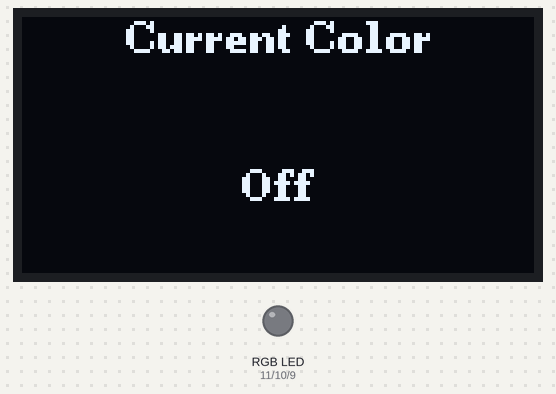
Bench run of a sketch on a simulated Arduino Uno, built with avr-gcc and run on an emulated ATmega328P. On the bench: 128×64 one-colour display, an RGB LED mixed from three pins (HIGH = lit). Dim RGB values are drawn brighter than linear; what the sketch prints to the serial monitor is not drawn.

Above: at 1.1 s.
At 9.4 s:
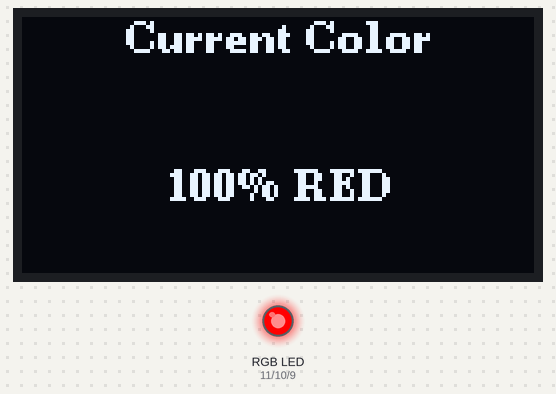
At 11.4 s:
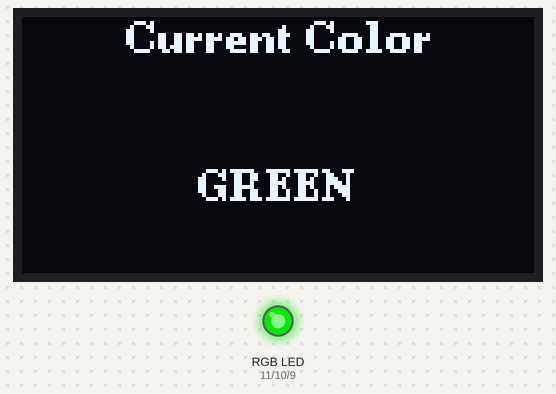
At 13.5 s:
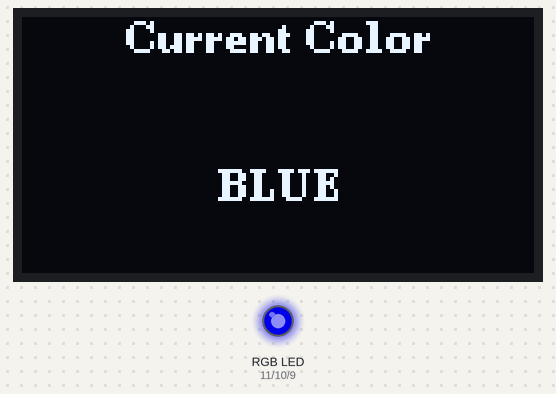
At 19.6 s:
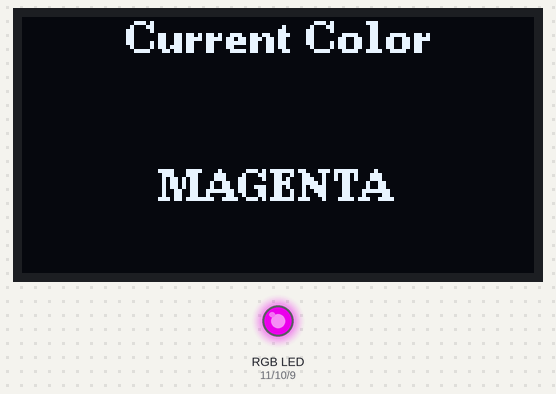
At 38.2 s:
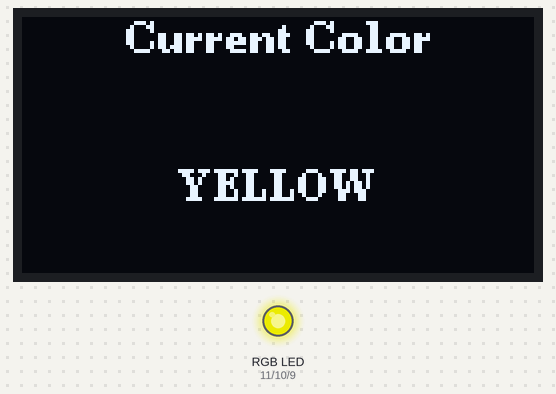
Timing chart, 0 to 39.7 s (numbered marks = the images above):
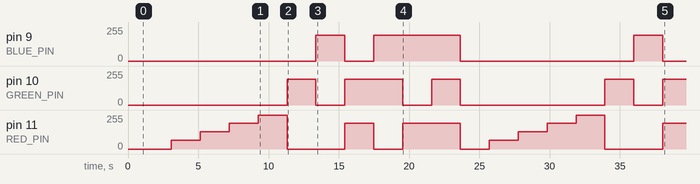

Measured:
- by itself, pin 9 (BLUE_PIN): goes 192/255 2.1 s, 0/255 2.1 s, 192/255 6.2 s, 0/255 12.3 s, 192/255 2.1 s, then 0/255
- by itself, pin 10 (GREEN_PIN): 0/255 → 192/255 at 11.3 s, → 0/255 2.1 s later, → 192/255 2.1 s later, → 0/255 4.1 s later, … (9 changes in this stretch)
- by itself, pin 11 (RED_PIN): 0/255 → 64/255 at 3.1 s, → 128/255 2.1 s later, → 192/255 2.1 s later, → 255/255 2.1 s later, … (15 changes in this stretch)
- what the display in image 0 shows lasts 2.0 s, from 1.1 s to 3.1 s

The sketch:

day8_serial_monitor_OLED.ino
```cpp
/*
 * 30 Days - Lost in Space
 * Day 8 - Adding some color to this dark place
 *
 * Learn more at https://learn.inventr.io/adventure
 *
 * Previously we have used different color LEDs with our HERO, but when we require
 * more output, or desire a color different from the available colors we use a more
 * flexible "RGB LED".  RGB LEDs have a red, a green and a blue LED packaged into a
 * single LED package.  By using something called Pulse Width Modulation (PWM) we
 * can vary the intensity of each LED and come up a wide variety of colors.
 *
 * Alex Eschenauer
 * David Schmidt
 * Greg Lyzenga
 */

/*
 * Arduino concepts introduced/documented in this lesson.
 * - analogWrite(): Used to control a PWM pin, giving a variable intensity
 * - Passing variables into functions
 *
 * Parts and electronics concepts introduced in this lesson.
 * - Common Cathode (single grounded pin) RGB LED.
 */

// Explicitly include Arduino.h
#include "Arduino.h"

#include <U8g2lib.h>  // Include file for the U8g2 library.

/*
 * The U8g2 library supports many different types of display.  It does this by
 * having a different "constructor" for each.  A constructor is used to create
 * the "handle" that we use to access the libray code.  In this case, our handle
 * will be named "lander_display".
 *
 * The documentation for this library lists all of the displays supported along
 * with the corresponding constructors and options.  This constructor is for our
 * SH1106, 128x64 pixel generic display.  The "_F_" indicates that we will use
 * a full-sized graphics buffer and the clearBuffer()/sendBuffer() methods to
 * update the entire display at once. The "HW_I2C" indicates that we will be using
 * I2C communications with this display.
 */
U8G2_SH1106_128X64_NONAME_F_HW_I2C lander_display(U8G2_R0, /* reset=*/U8X8_PIN_NONE);

/*
 * Each color in an RGB LED is controlled with a different pin on our HERO board.
 *
 * NOTE: Only pins 3, 5, 6, 9, 10 and 11 on the HERO board support PWM which is
 *       indicated on the board by preceding those pin numbers on the HERO board
 *       with a tilde ('~') character.  Only those pins support PWM and analogWrite().
 */
const byte RED_PIN = 11;    // PWM pin controlling the red leg of our RGB LED
const byte GREEN_PIN = 10;  // PWM pin ccontrolling the green leg of our RGB LED
const byte BLUE_PIN = 9;    // PWM pin ccontrolling the blue leg of our RGB LED

/*
 * Define a set of constants to represent 4 different brightness levels for our
 * RGB LED using PWM pins and analogWrite().  PWM can set values ranging from 0
 * to 255 which we will demonstrate by adding 64 (roughly 1/4 of that range) to
 * each preceding value.
 *
 * NOTE: this also demonstrates that our constants can be computed using an expression
 *       that includes any previouly defined constant.  However, the expression cannot
 *       include variables or values that could change during execution.
 */
const byte OFF = 0;                 // Selected color is OFF
const byte DIM = 64;                // Selected color is 1/4 intensity
const byte BRIGHTER = DIM + 64;     // Selected color is 1/2 intensity
const byte BRIGHT = BRIGHTER + 64;  // Selected color is 3/4 intensity
const byte BRIGHTEST = 255;         // Selected color is maximum intensity (255)

// We can change this constant here, in one place, to change how long each color is displayed.
const unsigned int COLOR_DELAY = 2000;  // show each color for 500 milliseconds

void setup() {
  // Set each of our PWM pins as OUTPUT pins
  pinMode(RED_PIN, OUTPUT);
  pinMode(GREEN_PIN, OUTPUT);
  pinMode(BLUE_PIN, OUTPUT);

  // Initialize Serial Montitor (9600) to display colors
  Serial.begin(9600);
  delay(1000);
  lander_display.begin();  // Initialize our display

  // Select a font to use for character display
  // The library supports hundreds of different fonts which can be found at
  // https://github.com/olikraus/u8g2/wiki/fntlistall
  lander_display.setFont(u8g2_font_ncenB08_tr);  // choose a suitable font

  // Uncomment the next line if your display shows the text upside down.
  // lander_display.setDisplayRotation(U8G2_R2);
}

// Each time through loop() we display some of the color variations available
// using an RGB LED.
void loop() {


  // First demonstrate our different PWM levels by slowly brightening our red LED
  displayColor(OFF, OFF, OFF);  // OFF!
  drawCenteredString("Off");
  lander_display.sendBuffer();  // transfer internal memory to the display
  Serial.println("OFF");
  delay(COLOR_DELAY);


  displayColor(DIM, OFF, OFF);  // Display red LED at 1/4 intensity
  drawCenteredString("25% RED");
  lander_display.sendBuffer();  // transfer internal memory to the display
  Serial.println("1/4 RED");
  delay(COLOR_DELAY);


  displayColor(BRIGHTER, OFF, OFF);  // Display red LED at 1/2 intensity
  drawCenteredString("50% RED");
  lander_display.sendBuffer();  // transfer internal memory to the display
  Serial.println("1/2 RED");
  delay(COLOR_DELAY);


  displayColor(BRIGHT, OFF, OFF);  // Display red LED at 3/4 intensity
  drawCenteredString("75% RED");
  lander_display.sendBuffer();  // transfer internal memory to the display
  Serial.println("3/4 RED");
  delay(COLOR_DELAY);


  displayColor(BRIGHTEST, OFF, OFF);  // Display red LED at FULL intensity
  drawCenteredString("100% RED");
  lander_display.sendBuffer();  // transfer internal memory to the display
  Serial.println("FULL RED");
  delay(COLOR_DELAY);


  // Display our other two LED colors at half intensity
  displayColor(OFF, BRIGHT, OFF);  // Display the green LED
  drawCenteredString("GREEN");
  lander_display.sendBuffer();  // transfer internal memory to the display
  Serial.println("3/4 GREEN");
  delay(COLOR_DELAY);
  displayColor(OFF, OFF, BRIGHT);  // Display the blue LED
  drawCenteredString("BLUE");
  lander_display.sendBuffer();  // transfer internal memory to the display
  Serial.println("3/4 BLUE");
  delay(COLOR_DELAY);

  // Now show various colors (at half intensity) by mixing our three colors
  displayColor(BRIGHT, BRIGHT, OFF);  // Display yellow by mixing red and green LEDs
  drawCenteredString("YELLOW");
  lander_display.sendBuffer();  // transfer internal memory to the display
  Serial.println("YELLOW");
  delay(COLOR_DELAY);
  displayColor(OFF, BRIGHT, BRIGHT);  // Display cyan by mixing green and blue LEDs
  drawCenteredString("CYAN");
  lander_display.sendBuffer();  // transfer internal memory to the display
  Serial.println("CYAN");
  delay(COLOR_DELAY);
  displayColor(BRIGHT, OFF, BRIGHT);  // Display magenta by mixing red and blue LEDs
  drawCenteredString("MAGENTA");
  lander_display.sendBuffer();  // transfer internal memory to the display
  Serial.println("MAGENTA");
  delay(COLOR_DELAY);

  // Display all of our LEDs to get white.
  displayColor(BRIGHT, BRIGHT, BRIGHT);  // white
  drawCenteredString("WHITE");
  lander_display.sendBuffer();  // transfer internal memory to the display
  Serial.println("WHITE");
  delay(COLOR_DELAY);
}

/*
 * displayColor() is a function that accepts three parameters representing the desired
 * intensity for each of the LEDs in the RGB LED.
 *
 * Each parameter passed must have a type (here we match what analogWrite() will use) and
 * a name to be used inside the function to refer to the parameter.  The parameters can all
 * be included on a single line like:
 * void displayColor( byte red_intensity, byte green_intensity, byte blue_intensity) {
 *
 * However, if we display each parameter on it's own line we can add a comment to each
 * for additional clarity.
 */
void displayColor(
  byte red_intensity,    // red LED intensity (0-255)
  byte green_intensity,  // green LED intensity (0-255)
  byte blue_intensity    // blue LED intensity (0-255)
) {
  analogWrite(RED_PIN, red_intensity);      // Set red LED intensity using PWM
  analogWrite(GREEN_PIN, green_intensity);  // Set green LED intensity using PWM
  analogWrite(BLUE_PIN, blue_intensity);    // Set blue LED intensity using PWM
}

byte drawCenteredString(char *string) {
  byte font_height = lander_display.getMaxCharHeight();
  byte title_x = (lander_display.getDisplayWidth()- lander_display.getStrWidth("Current Color")) / 2;
  byte centered_x = (lander_display.getDisplayWidth() - lander_display.getStrWidth(string)) / 2;
  lander_display.clearBuffer();  // clear the internal memory
  lander_display.setFontPosTop();
  // Title line for our display
  lander_display.drawStr(title_x, 0, "Current Color");


  byte centered_y = (font_height * 2) + ((lander_display.getDisplayHeight() - (font_height * 2)) / 2);
  // This statement instructs the graphics library that the Y coordinate used to position
  // the text will be halfway between the top and bottom of the text.
  lander_display.setFontPosCenter();  // Draw text with centered Y coordinate
  lander_display.drawStr(centered_x, centered_y, string);
}
```
